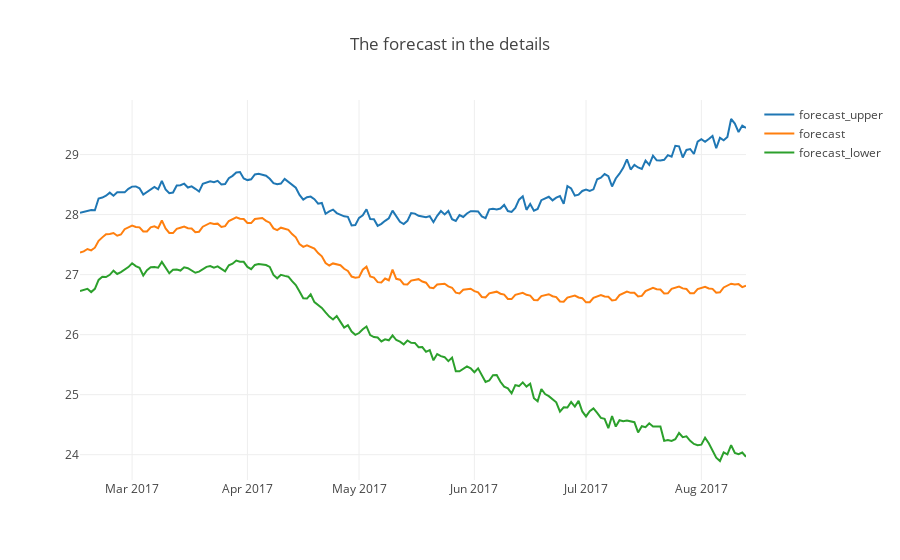

The notebook cell this image was saved under:
### Markdown cell above
### Visualizate the forecast in the details

### Code cell
forecast_df = forecast[['ds', 'yhat_upper', 'yhat', 'yhat_lower']][-180:]

forecast_df.set_index('ds', inplace=True)
forecast_df.rename(
    columns={'yhat_upper': 'forecast_upper', 'yhat': 'forecast', 'yhat_lower': 'forecast_lower'}, 
    inplace=True
)

plotly_df(forecast_df, title='The forecast in the details')

### Figure 1 — Plotly figure (JSON) as saved in the notebook; plotly's stock layout.template omitted (floating-point values rounded to 4 significant figures; data arrays with more than 128 entries replaced by an {"elided": "..."} marker saying what was removed)
{"data": [{"mode": "lines", "name": "forecast_upper", "type": "scatter", "x": {"elided": "180 str values"}, "y": {"elided": "180 float values"}}, {"mode": "lines", "name": "forecast", "type": "scatter", "x": {"elided": "180 str values"}, "y": {"elided": "180 float values"}}, {"mode": "lines", "name": "forecast_lower", "type": "scatter", "x": {"elided": "180 str values"}, "y": {"elided": "180 float values"}}], "layout": {"title": "The forecast in the details"}}
